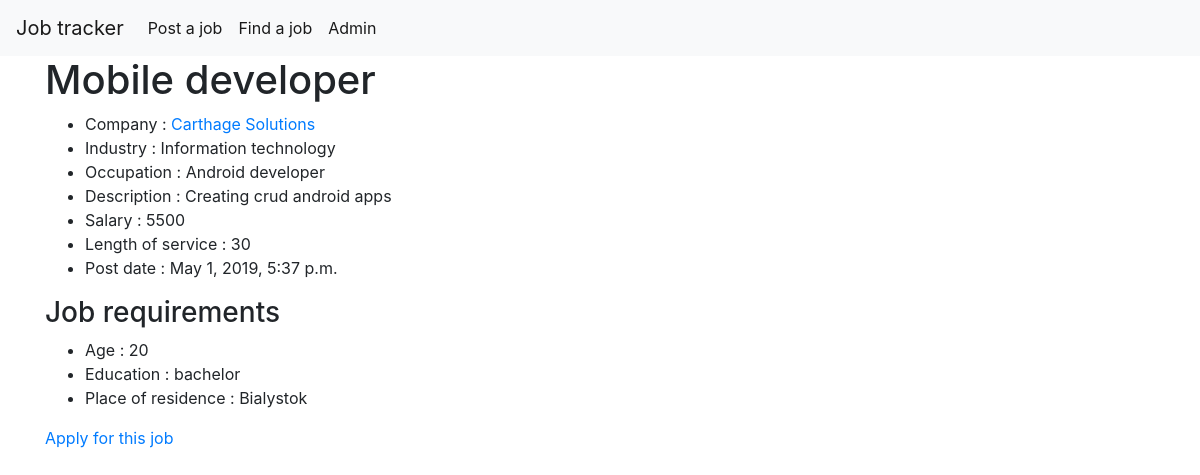
Page /mainapp/findjob/2/ on the committed database.
### mainapp/models.py (models this page shows, shortened)
class Job(models.Model):
    company = models.ForeignKey(Company, on_delete=models.CASCADE)
    industry = models.CharField(max_length=200,default="")
    position = models.CharField(max_length=200)
    occupation = models.CharField(max_length=200,default="")
    description = models.CharField(max_length=1000,default="")
    age=models.IntegerField(default=20)
    educationType = models.CharField(max_length=200,default="")
    placeOfResidence=models.CharField(max_length=200,default="")
    lengthOfService=models.CharField(max_length=200,default="")
    pub_date = models.DateTimeField('date published')
    salary = models.IntegerField(default=0)

class Company(models.Model):
    name = models.CharField(max_length=200)
    address = models.CharField(max_length=200,default="")
    email = models.CharField(max_length=200,default="")
    website = models.CharField(max_length=200,default="")
    def __str__(self):
        return self.name

### mainapp/views.py (the view)
# urls.py: path('findjob/<int:job_id>/', views.jobdetail, name='jobdetail'),
def jobdetail(request, job_id):
    job = get_object_or_404(Job, pk=job_id)
    return render(request, 'mainapp/jobdetail.html', {'job': job})

### mainapp/templates/mainapp/jobdetail.html (shortened to what this page needs)
{% extends 'base_layout.html' %}
{% block content %}
        <h1>{{ job.position }}</h1>
<ul>
    <li>Company : <a href="/mainapp/company/{{ job.company.id }}">{{ job.company }}</a></li>
    <li>Industry : {{ job.industry }}</li>
    <li>Occupation : {{ job.occupation }}</li>
    <li>Description : {{ job.description }}</li>
    <li>Salary : {{ job.salary }}</li>
    <li>Length of service : {{ job.lengthOfService }}</li>
    <li>Post date : {{ job.pub_date }}</li>
</ul>
<h3>Job requirements</h3>
<ul>
    <li>Age : {{ job.age }}</li>
    <li>Education : {{ job.educationType }}</li>
    <li>Place of residence : {{ job.placeOfResidence }}</li>
</ul>
    <a href="apply">Apply for this job</a>
{% endblock %}

### mainapp/templates/base_layout.html (shortened to what this page needs)
{% load static %}
<!DOCTYPE html>
<html lang="en">
<head>
    <link rel="stylesheet" href="https://maxcdn.bootstrapcdn.com/bootstrap/4.0.0/css/bootstrap.min.css">
</head>
<body>
        <nav class="navbar navbar-expand-lg navbar-light bg-light">
      <a class="navbar-brand" href="">Job tracker</a>
      <div class="collapse navbar-collapse" id="navbarNav">
        <ul class="navbar-nav">
          <li class="nav-item active">
            <a class="nav-link" href="{% url 'mainapp:addCompany' %}">Post a job</a>
          </li>
          <li class="nav-item active">
            <a class="nav-link " href="{% url 'mainapp:findjob' %}">Find a job</a>
          </li>
            <div class="collapse navbar-collapse justify-content-end" id="navbarCollapse">
              <li class="nav-item active">
                <a class="nav-link " href="/admin">Admin</a>
              </li>
            </div>
        </ul>
      </div>
    </nav>
    <div class="container">
        {% block content %}
        {% endblock %}
    </div>
</body>
</html>

### rows in the picture
Job: position "Mobile developer", company "Carthage Solutions", industry "Information technology", occupation "Android developer", description "Creating crud android apps", salary "5500", lengthOfService "30", pub_date "May 1, 2019, 5:37 p.m.", age "20", educationType "bachelor", placeOfResidence "Bialystok"
